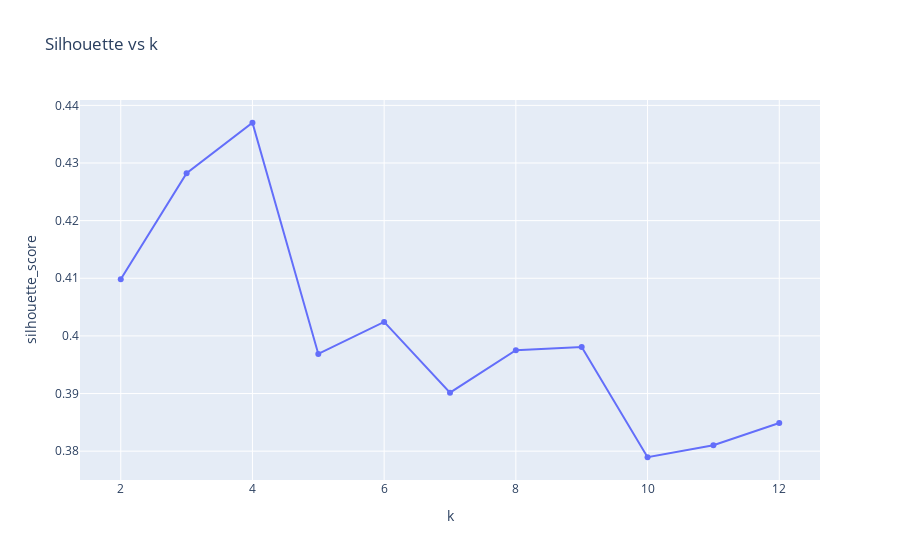

Notebook code for this chart:
### Code cell
# 7. Cluster with KMeans
from sklearn.metrics import silhouette_score
k_range = list(range(2, 13))
sil_scores = []
models = {}
for k in k_range:
    km = KMeans(n_clusters=k, n_init=10, random_state=42)
    labels = km.fit_predict(X_scaled)
    score = silhouette_score(X_scaled, labels)
    sil_scores.append(score)
    models[k] = km
fig_sil = px.line(x=k_range, y=sil_scores, markers=True, labels={'x':'k','y':'silhouette_score'}, title='Silhouette vs k')
safe_show(fig_sil, 'silhouette_vs_k')
best_k = k_range[int(np.argmax(sil_scores))]
kmeans = models[best_k]
labels_km = kmeans.predict(X_scaled)
print('Chosen k:', best_k)

### Figure 1 — Plotly figure (JSON) as saved in the notebook; plotly's stock layout.template omitted (floating-point values rounded to 4 significant figures)
{"data": [{"hovertemplate": "k=%{x}<br>silhouette_score=%{y}<extra></extra>", "legendgroup": "", "line": {"color": "#636efa", "dash": "solid"}, "marker": {"symbol": "circle"}, "mode": "lines+markers", "name": "", "orientation": "v", "showlegend": false, "type": "scatter", "x": [2, 3, 4, 5, 6, 7, 8, 9, 10, 11, 12], "xaxis": "x", "y": [0.4098, 0.4282, 0.437, 0.3969, 0.4024, 0.3901, 0.3975, 0.3981, 0.3789, 0.381, 0.3849], "yaxis": "y"}], "layout": {"legend": {"tracegroupgap": 0}, "title": {"text": "Silhouette vs k"}, "xaxis": {"anchor": "y", "domain": [0, 1], "title": {"text": "k"}}, "yaxis": {"anchor": "x", "domain": [0, 1], "title": {"text": "silhouette_score"}}}}
